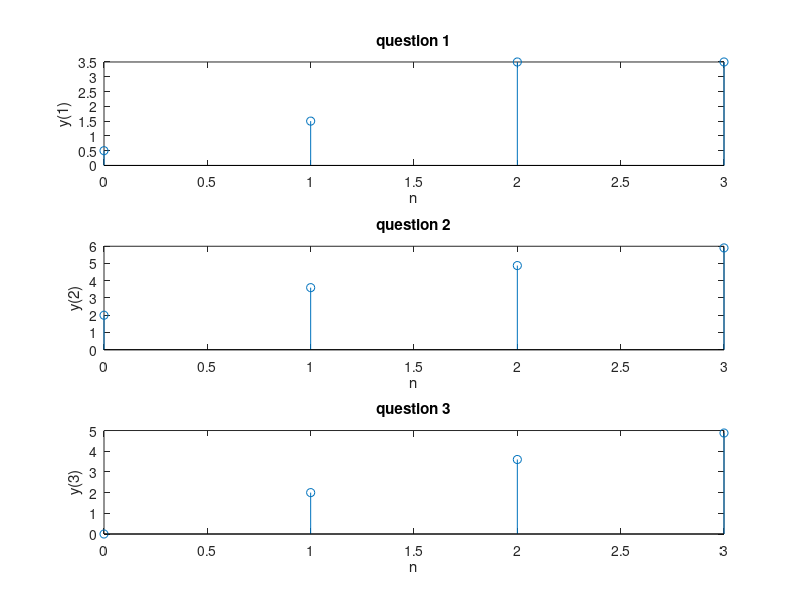

MATLAB code for this plot:
n=0:3;
b1=[0.5 1 2];
a1=[1];
x=[1 1 1 1];
y1=filter(b1,a1,x);
a2=[1 -0.8];
b2=[2];
y2=filter(b2,a2,x);
a3=[1 -0.8];
b3=[0 2];
y3=filter(b3,a3,x);
subplot(311)
stem(n,y1)
title('question 1')
xlabel('n')
ylabel('y(1)')
subplot(312)
stem(n,y2)
title('question 2')
xlabel('n')
ylabel('y(2)')
subplot(313)
stem(n,y3)
title('question 3')
xlabel('n')
ylabel('y(3)')
